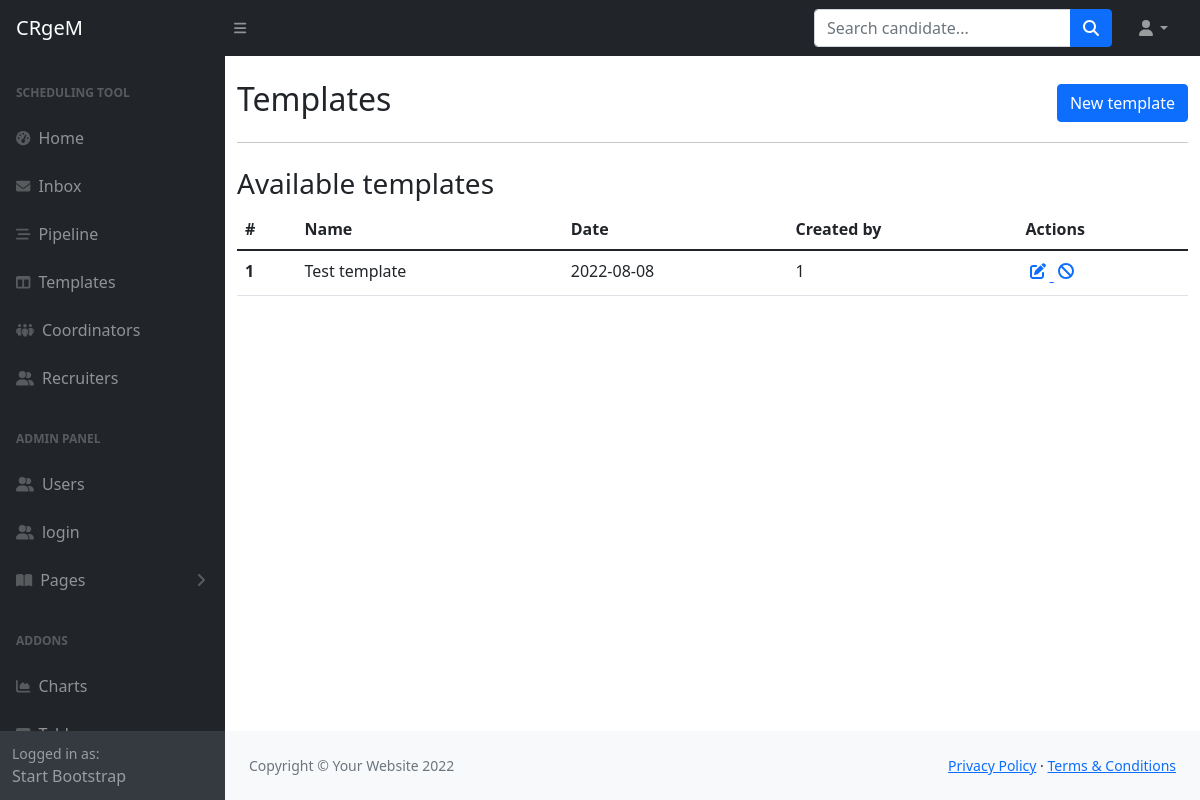
Page /templates on the committed database.
### main.py (models this page shows)
class Template(db.Model):
    __tablename__="templates"
    id = db.Column(db.Integer, primary_key=True)
    name = db.Column(db.String, nullable=False)
    text = db.Column(db.Text, nullable=False)
    date = db.Column(db.Date, nullable=False)
    created_by = db.Column(db.Integer, nullable=False)

### main.py (the view)
@app.route('/templates')
def templates():
    templates = db.session.query(Template).all()
    print(templates)
    return render_template('message-templates.html', templates=templates)

### templates/message-templates.html
{% include "header.html" %}
<div id="layoutSidenav_content">
	<main>
		<div class="container mt-4">
			<div class="row d-flex align-items-center">
				<div class="col-lg-6">
					<h2>Templates</h2>
				</div>
				<div class="col-lg-6 d-flex justify-content-end">
					<a class="btn btn-primary" href="{{url_for('new_template')}}">New template</a>
				</div>
			</div>
			<hr>
			<div class="row d-flex align-items-center mt-4">
				<h3>Available templates</h3>
			</div>
			{% if templates|length == 0 %}
			<div class="row d-flex align-items-center mt-4">
				<p>There are no available templates</p>
			</div>
			{% else %}
				<table class="table">
				  <thead>
				    <tr>
				      <th scope="col">#</th>
				      <th scope="col">Name</th>
				      <th scope="col">Date</th>
				      <th scope="col">Created by</th>
					    <th scope="col">Actions</th>
				    </tr>
				  </thead>
				  <tbody>
				  {% for template in templates %}
				    <tr>
				      <th scope="row">{{template.id}}</th>
				      <td>{{template.name}}</td>
				      <td>{{template.date}}</td>
				      <td>{{template.created_by}}</td>
					    <td>
						    <a href="{{url_for('edit_template', template_id=template.id)}}">
							    <i class="fa-solid fa-pen-to-square p-1" title="edit template"></i>
						    <a href="{{url_for('delete_template', template_id=template.id)}}">
						        <i class="fa-solid fa-ban p-1" title="delete template"></i>
					        </a>
					    </td>
				    </tr>
				  {% endfor %}
				  </tbody>
				</table>
			{% endif %}
		</div>
	</main>
{% include "footer.html" %}

### rows in the picture
Template: id "1", name "Test template", date "2022-08-08", created_by "1"
